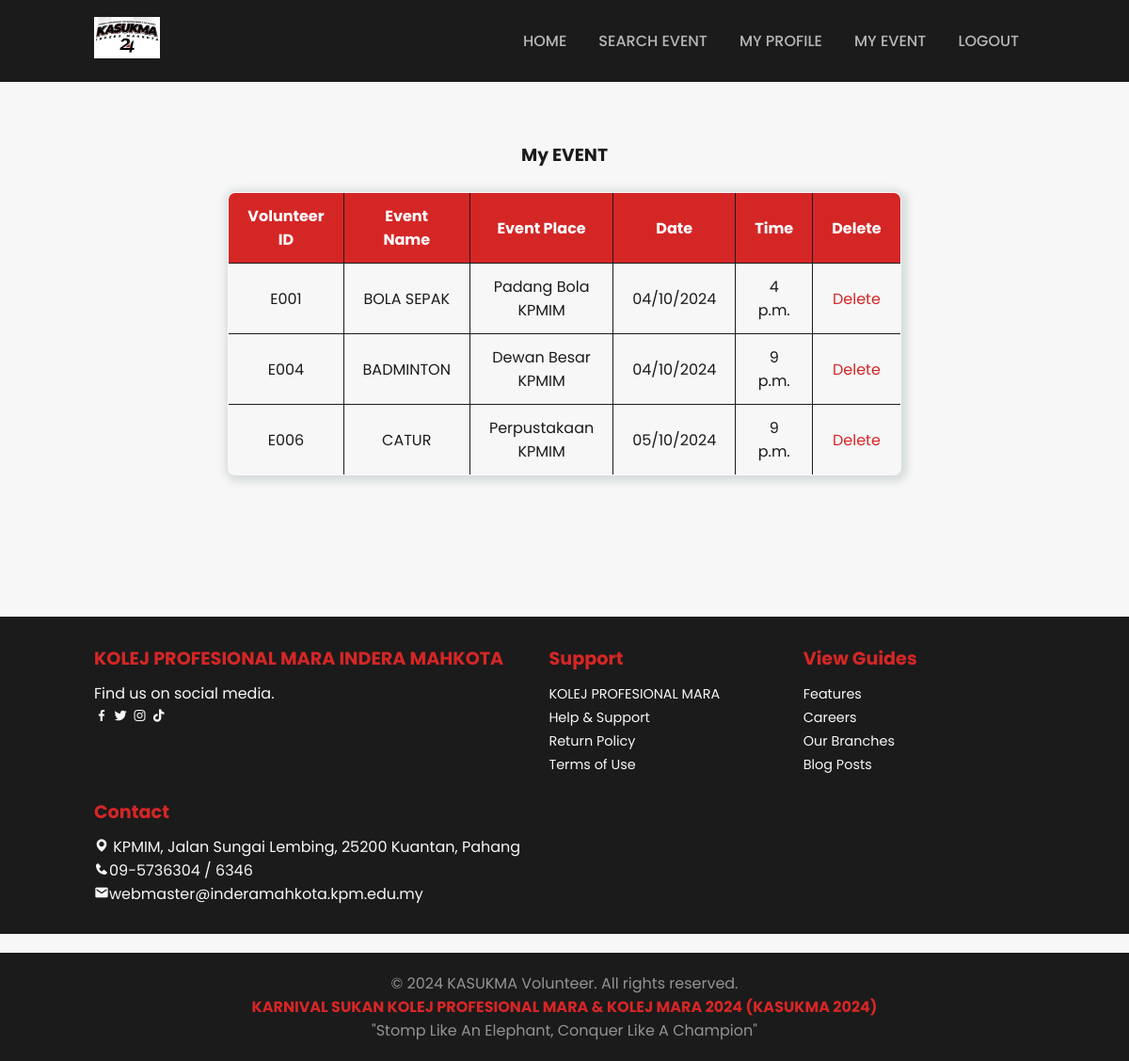
Page /kasukma_page/event (signed in) on the committed database.
### library/models.py (models this page shows)
class Volunteer (models.Model):
    volunteerid= models.AutoField( primary_key=True, default=None)
    studentid = models.ForeignKey(Student, on_delete=models.CASCADE)
    eventid= models.ForeignKey(Event, on_delete=models.CASCADE)

class Event (models.Model):
    eventid= models.CharField (max_length=4, primary_key=True)
    eventname = models.TextField()
    place = models.TextField()
    date=models.DateField()
    time = models.TimeField()

### library/views.py (the view)
# urls.py: path("event", views.event, name='event'),
def event(request):
    student_id = request.session.get('student_id')
    if student_id:
        vdata=Volunteer.objects.select_related('eventid','studentid').filter(studentid_id=student_id)
        context = {
            'vdata':vdata
                   }
    return render (request, 'event.html', context)

### library/templates/event.html (shortened to what this page needs)
{% load static %}
<!DOCTYPE html>
<html lang="en">
<head>
        <link rel="stylesheet" href="https://cdn.jsdelivr.net/npm/boxicons@latest/css/boxicons.min.css">
</head>
<body>
     <header>
        <a href="#" class="logo">
        <img src="{% static 'image/kasukma24.jpg' %}" alt="Volunteer image">
        </a>
        <ul class="navbar">
            <li><a href="{% url 'homepage' %}">Home</a></li>
            <li><a href="{% url 'search_event' %}">Search Event</a></li>
            <li><a href="{% url 'myprofile' %}">My Profile</a></li>
            <li><a href="{% url 'event' %}">My Event</a></li>
            <li><a href="{% url 'logout' %}">Logout</a></li>
        </ul>
    </header>
    <main>
        <section class="event-section">
            <h3>My EVENT</h3><br>
{% if vdata %}
    <table border="1">
        <th>Volunteer ID</th>
        <th>Event Name</th>
        <th>Event Place</th>
        <th>Date</th>
        <th>Time</th>
        <th>Delete</th>
        {% for data in vdata %}
        <tr>
            <td> {{ data.eventid.eventid}} </td>
            <td> {{ data.eventid.eventname}} </td>
            <td> {{ data.eventid.place}} </td>
            <td> {{ data.eventid.date|date:"d/m/Y"}} </td>
            <td> {{ data.eventid.time}} </td>
            <td><a href="{% url 'delete_event' data.volunteerid %}">Delete</a></td>
        </tr>
        {% endfor %}
    </table>
    {% else %}
            <p>No events found here. Please join any event.</p>
            {% endif %}
        </section>
    </main>
<section class="footer">
    <div class="footer-box">
        <h3>KOLEJ PROFESIONAL MARA INDERA MAHKOTA</h3>
        <p>Find us on social media.</p>
        <div class="social">
            <a href="#"><i class="bx bxl-facebook"></i></a>
            <a href="#"><i class="bx bxl-twitter"></i></a>
            <a href="#"><i class="bx bxl-instagram"></i></a>
            <a href="#"><i class="bx bxl-tiktok"></i></a>
        </div>
    </div>
    <div class="footer-box">
        <h3>Support</h3>
        <ul>
            <li><a href="#">KOLEJ PROFESIONAL MARA</a></li>
            <li><a href="#">Help & Support</a></li>
            <li><a href="#">Return Policy</a></li>
            <li><a href="#">Terms of Use</a></li>
        </ul>
    </div>
    <div class="footer-box">
        <h3>View Guides</h3>
        <ul>
            <li><a href="#">Features</a></li>
            <li><a href="#">Careers</a></li>
            <li><a href="#">Our Branches</a></li>
            <li><a href="#">Blog Posts</a></li>
        </ul>
    </div>
    <div class="footer-box">
        <h3>Contact</h3>
        <div class="contact">
            <span><i class="bx bxs-map"></i> KPMIM, Jalan Sungai Lembing, 25200 Kuantan, Pahang </span><br>
            <span><i class="bx bxs-phone"></i>09-5736304 / 6346 </span><br>
            <span><i class="bx bxs-envelope"></i>webmaster@inderamahkota.kpm.edu.my</span>
        </div>
    </div>
</section>
<section class="banner">
    <p>&copy; 2024 KASUKMA Volunteer. All rights reserved.</p>
    <h4>KARNIVAL SUKAN KOLEJ PROFESIONAL MARA & KOLEJ MARA 2024 (KASUKMA 2024)</h4>
    <p>"Stomp Like An Elephant, Conquer Like A Champion"</p>
</section>
</body>
</html>

### library/templates/event.html (style rules this page uses)
* { font-family: 'Poppins', sans-serif; margin: 0; padding: 0; box-sizing: border-box; scroll-padding-top: 4rem; scroll-behavior: smooth; list-style: none; text-decoration: none; }
body { color: var(--text-color); background-color: var(--second-color); }
:root { --main-color: #d52626; --second-color: #f7f7f7; --text-color: #1b1b1b; --bg-color: #b7b7b7; --box-shadow: 2px 2px 10px 4px rgb(14 55 54 / 15%); }
header { position: fixed; width: 100%; top: 0; right: 0; z-index: 1000; display: flex; justify-content: space-between; align-items: center; padding: 18px 100px; background: var(--text-color); transition: 0.5s linear; }
.logo img { width: 70px; }
.navbar { display: flex; }
.navbar a { padding: 8px 17px; color: var(--bg-color); font-size: 1rem; text-transform: uppercase; font-weight: 500; }
.event-section { padding: 150px 50px; text-align: center; }
h4 { color: var(--main-color); }
table { width: 60%; margin: 0 auto; border-collapse: collapse; box-shadow: var(--box-shadow); border-radius: 8px; overflow: hidden; }
table th, table td { padding: 12px 20px; font-size: 1rem; border: 1px solid var(--text-color); }
table th { background-color: var(--main-color); color: white; }
table td { background-color: var(--second-color); color: var(--text-color); }
.event-section a { color:var(--main-color); }
.footer { display: grid; grid-template-columns: repeat(auto-fit, minmax(240px, auto)); gap: 1.5rem; padding: 30px 100px; background-color: var(--text-color); color: var(--second-color); }
.footer-box h3 { font-size: 1.2rem; margin-bottom: 10px; color: var(--main-color); }
.footer-box ul li a { font-size: 0.9rem; color: var(--second-color); transition: color 0.3s ease; }
.social a { color: var(--second-color); }
.contact span i { color: var(--second-color); }
.banner { padding: 20px; text-align: center; background: var(--text-color); color: rgb(149, 146, 146); margin-top: 20px; }

### rows in the picture
Volunteer: eventid.eventid "E001", eventid.eventname "BOLA SEPAK", eventid.place "Padang Bola KPMIM", eventid "04/10/2024", eventid.time "4 p.m."
Volunteer: eventid.eventid "E004", eventid.eventname "BADMINTON", eventid.place "Dewan Besar KPMIM", eventid "04/10/2024", eventid.time "9 p.m."
Volunteer: eventid.eventid "E006", eventid.eventname "CATUR", eventid.place "Perpustakaan KPMIM", eventid "05/10/2024", eventid.time "9 p.m."
